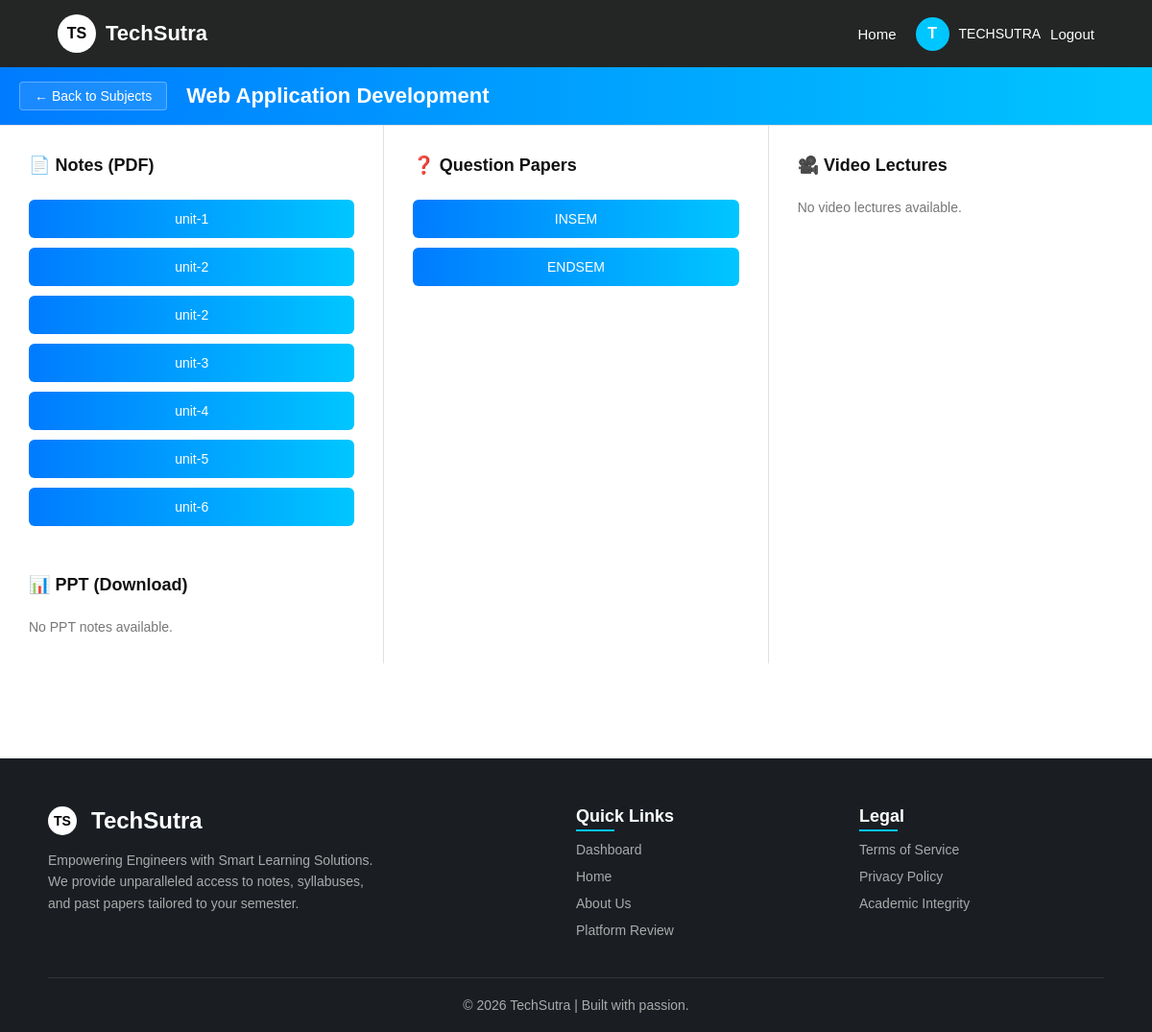
The page /resources/87/ (signed in) on the database its author committed.
### TechSutraapp/models.py (models this page shows, shortened)
class Subject(models.Model):
    semester = models.ForeignKey(Semester, on_delete=models.CASCADE, related_name="subjects")
    name = models.CharField(max_length=100)

class Resource(models.Model):
    subject = models.ForeignKey(Subject, on_delete=models.CASCADE, related_name="resources")
    title = models.CharField(max_length=200)
    file_type = models.CharField(max_length=20, choices=RESOURCE_TYPES, default='notes_pdf')
    file = models.FileField(
        upload_to='resources/',
        validators=[FileExtensionValidator(
            allowed_extensions=['pdf', 'ppt', 'pptx', 'jpg', 'jpeg', 'png', 'mp4', 'webm', 'ogg']
        )],
        blank=True,
        null=True
    )
    video_url = models.URLField(
        blank=True,
        null=True,
        help_text="For video resources only: Link to YouTube, Vimeo, or other video platforms"
    )
    uploaded_by = models.ForeignKey(User, on_delete=models.CASCADE)

### TechSutraapp/views.py (the view)
# urls.py: path('resources/<int:subject_id>/', resources, name='resources'),
@login_required(login_url='login')
def resources(request, subject_id):
    subject = get_object_or_404(Subject, id=subject_id)
    resources = subject.resources.all()
    video_lectures = subject.video_lectures.all()
    context = {
        'subject': subject,
        'notes_pdf': resources.filter(file_type='notes_pdf'),
        'notes_ppt': resources.filter(file_type='notes_ppt'),
        'question_papers': resources.filter(file_type='qp'),
        'videos': resources.filter(file_type='video'),
        'video_lectures': video_lectures,
        'syllabus': resources.filter(file_type='syllabus')
    }
    return render(request, 'TechSutraapp/resources.html', context)

### TechSutraapp/templates/TechSutraapp/resources.html (shortened to what this page needs)
{% load static %}
<!DOCTYPE html>
<html lang="en">
<head>
    <link rel="stylesheet" href="{% static 'TechSutraapp/css/style.css' %}?v=4.2">
</head>
<body>
<nav class="navbar">
    <div class="brand" onclick="goToDashboard()">
        <div class="brand-logo">TS</div>
        <h2 class="brand-name">TechSutra</h2>
    </div>
        <div class="nav-right" id="navArea">
        <a href="{% url 'home' %}" class="nav-link">Home</a>
        {% if request.user.is_authenticated %}
        <div class="user-section">
            <div class="user-logo" onclick="window.location.href='{% url 'dashboard' %}'">{{ request.user.username.0|upper }}</div>
            <span class="username" id="server-username">{{ request.user.username }}</span>                        <a href="{% url 'logout' %}" class="nav-link">Logout</a>
        </div>
        {% else %}
        <a href="{% url 'login' %}" class="login-btn">Login</a>
        {% endif %}
    </div>
</nav>
<div class="study-resources-wrapper">
    <div class="study-header-band">
        <button class="back-btn" onclick="window.location.href='{% url 'dashboard' %}?branch={{ subject.semester.department.name|urlencode }}&semester=Semester {{ subject.semester.number }}'">&#8592; Back to Subjects</button>
        <h2 class="subject-title">{{ subject.name }}</h2>
    </div>
    <div class="study-grid">
        <div class="study-col">
            <div class="resource-group">
                <h3>📄 Notes (PDF)</h3>
                {% for res in notes_pdf %}
                <button class="resource-btn" onclick="openModal('{% if res.file %}{{ res.file.url }}{% else %}#{% endif %}')">{{ res.title }}</button>
                {% empty %}
                <p style="color:#777; font-size:14px;">No PDF notes available.</p>
                {% endfor %}
            </div>
            <div class="resource-group" style="margin-top:20px;">
                <h3>📊 PPT (Download)</h3>
                {% for res in notes_ppt %}
                <button class="resource-btn" onclick="openModal('{% if res.file %}{{ res.file.url }}{% else %}#{% endif %}')">{{ res.title }}</button>
                {% empty %}
                <p style="color:#777; font-size:14px;">No PPT notes available.</p>
                {% endfor %}
            </div>
        </div>
        <div class="study-col">
            <div class="resource-group">
                <h3>❓ Question Papers</h3>
                {% for res in question_papers %}
                <button class="resource-btn" onclick="openModal('{% if res.file %}{{ res.file.url }}{% else %}#{% endif %}')">{{ res.title }}</button>
                {% empty %}
                <p style="color:#777; font-size:14px;">No Question Papers available.</p>
                {% endfor %}
            </div>
        </div>
        <div class="study-col">
            <div class="resource-group">
                <h3>🎥 Video Lectures</h3>
                {% if videos or video_lectures %}
                    {% for res in videos %}
                    <button class="resource-btn" onclick="openVideoModal('{{ res.id }}', '{{ res.title }}', '{% if res.video_url %}{{ res.video_url }}{% else %}{{ res.file.url }}{% endif %}')">{{ res.title }}</button>
                    {% endfor %}
                    {% for video in video_lectures %}
                    <button class="resource-btn" onclick="openVideoModal('{{ video.id }}', '{{ video.title }}', '{{ video.video_url }}')">{{ video.title }}</button>
                    {% endfor %}
                {% else %}
                <p style="color:#777; font-size:14px;">No video lectures available.</p>
                {% endif %}
            </div>
        </div>
    </div>
</div>
{% include 'TechSutraapp/footer.html' %}
</body>
</html>

### static/TechSutraapp/css/style.css (style rules this page uses)
* { margin: 0; padding: 0; box-sizing: border-box; font-family: Arial, Helvetica, sans-serif; }
body { background: #f4f6f9; color: #333; display: flex; flex-direction: column; min-height: 100vh; }
.navbar { display: flex; justify-content: space-between; align-items: center; padding: 15px 60px; background-color: rgba(0, 0, 0, 0.85); color: white; }
.brand { display: flex; align-items: center; cursor: pointer; }
.brand-logo { width: 40px; height: 40px; background: white; color: black; font-weight: bold; border-radius: 50%; display: flex; align-items: center; justify-content: center; margin-right: 10px; }
.brand-name { font-size: 22px; }
.nav-right { display: flex; align-items: center; gap: 20px; }
.nav-link { text-decoration: none; color: white; font-size: 15px; }
.user-section { display: flex; align-items: center; gap: 10px; }
.user-logo { width: 35px; height: 35px; background: #00c6ff; border-radius: 50%; display: flex; align-items: center; justify-content: center; font-weight: bold; cursor: pointer; }
.username { font-size: 14px; }
.back-btn { background: #f4f6f9; border: 1px solid #ccc; color: #333; padding: 8px 15px; border-radius: 6px; cursor: pointer; transition: 0.3s; font-size: 14px; }
.study-resources-wrapper { width: 100%; min-height: calc(100vh - 80px); background: #ffffff; }
.study-header-band { background: linear-gradient(to right, #007bff, #00c6ff); color: white; display: flex; align-items: center; justify-content: flex-start; gap: 20px; padding: 15px 20px; font-size: 22px; font-weight: bold; }
.study-header-band .back-btn { background: rgba(255,255,255,0.1); border: 1px solid rgba(255,255,255,0.3); color: white; padding: 6px 15px; border-radius: 4px; cursor: pointer; font-size: 14px; transition: 0.3s; }
.study-header-band .subject-title { text-align: left; margin: 0; font-size: 22px; font-weight: bold; }
.study-grid { display: flex; flex-wrap: wrap; width: 100%; margin: 0 auto; border-top: 1px solid #e0e0e0; }
.study-col { flex: 1; min-width: 300px; padding: 30px; border-right: 1px solid #e0e0e0; display: flex; flex-direction: column; gap: 30px; }
.study-col:last-child { border-right: none; }
.resource-group { display: flex; flex-direction: column; gap: 10px; }
.resource-group h3 { font-size: 18px; color: #111; margin-bottom: 15px; display: flex; align-items: center; gap: 10px; font-weight: bold; }
.resource-btn { background: linear-gradient(to right, #007bff, #00c6ff); color: white; padding: 12px 20px; border-radius: 6px; border: none; font-size: 14px; cursor: pointer; text-align: center; transition: 0.3s; font-weight: 500; }

### rows shown on the page
Subject: name "Web Application Development"
Resource: title "unit-1"
Resource: title "unit-2"
Resource: title "unit-2"
Resource: title "unit-3"
Resource: title "unit-4"
Resource: title "unit-5"
Resource: title "unit-6"
Resource: title "INSEM"
Resource: title "ENDSEM"

### other values the page prints
{{ request.user.username.0|upper }} "T"
{{ request.user.username }} "TECHSUTRA"
